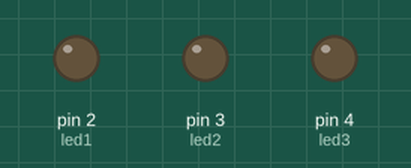
Bench run of a sketch on a simulated Arduino Uno, built with avr-gcc and run on an emulated ATmega328P. Parts: output pins drawn as LEDs (lit = HIGH).

Above: at 0.2 s.
At 0.7 s:
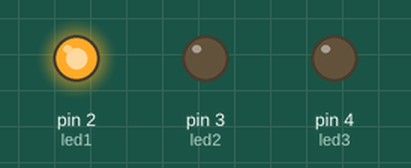
At 1.2 s:
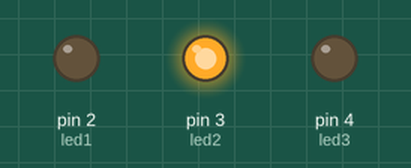
At 2.7 s:
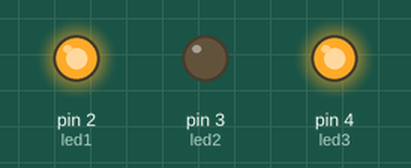
At 3.7 s:
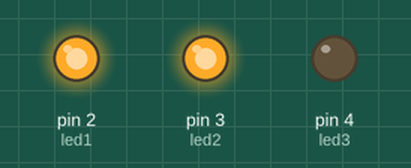
At 5.7 s:
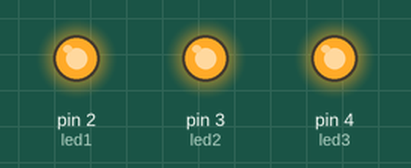
Timing chart, 0 to 6.9 s (numbered marks = the images above):
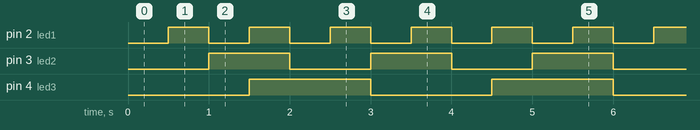

The sketch:

code.ino
```cpp
// LED pins
int led1 = 2;
int led2 = 3;
int led3 = 4;

// Time intervals
unsigned long interval1 = 500;
unsigned long interval2 = 1000;
unsigned long interval3 = 1500;

// Store last time each LED changed
unsigned long previous1 = 0;
unsigned long previous2 = 0;
unsigned long previous3 = 0;

// LED states
bool state1 = LOW;
bool state2 = LOW;
bool state3 = LOW;

void setup() {
  pinMode(led1, OUTPUT);
  pinMode(led2, OUTPUT);
  pinMode(led3, OUTPUT);
}

void loop() {
  unsigned long current = millis();

  // LED 1
  if (current - previous1 >= interval1) {
    previous1 = current;
    state1 = !state1;
    digitalWrite(led1, state1);
  }

  // LED 2
  if (current - previous2 >= interval2) {
    previous2 = current;
    state2 = !state2;
    digitalWrite(led2, state2);
  }

  // LED 3
  if (current - previous3 >= interval3) {
    previous3 = current;
    state3 = !state3;
    digitalWrite(led3, state3);
  }
}
```

Measured:
- by itself, pin 2 (led1): alternates HIGH for 0.50 s and LOW for 0.50 s
- by itself, pin 3 (led2): alternates HIGH for 1.0 s and LOW for 1.0 s
- by itself, pin 4 (led3): alternates HIGH for 1.5 s and LOW for 1.5 s
